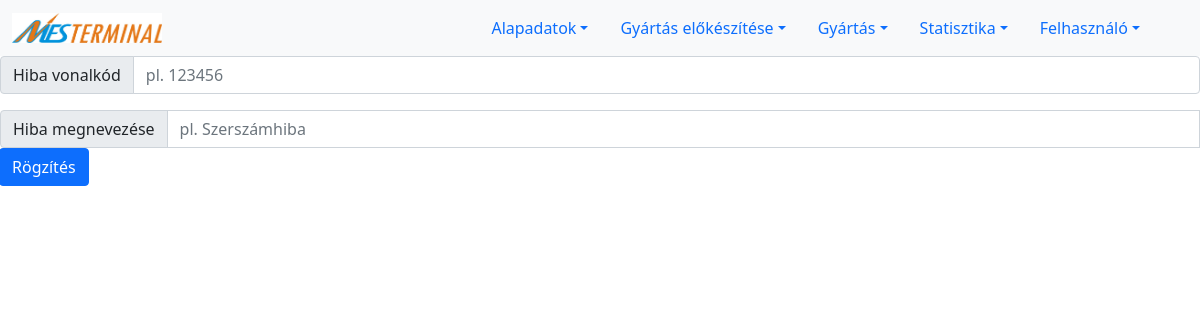
Page /error.php on the earlier database version.
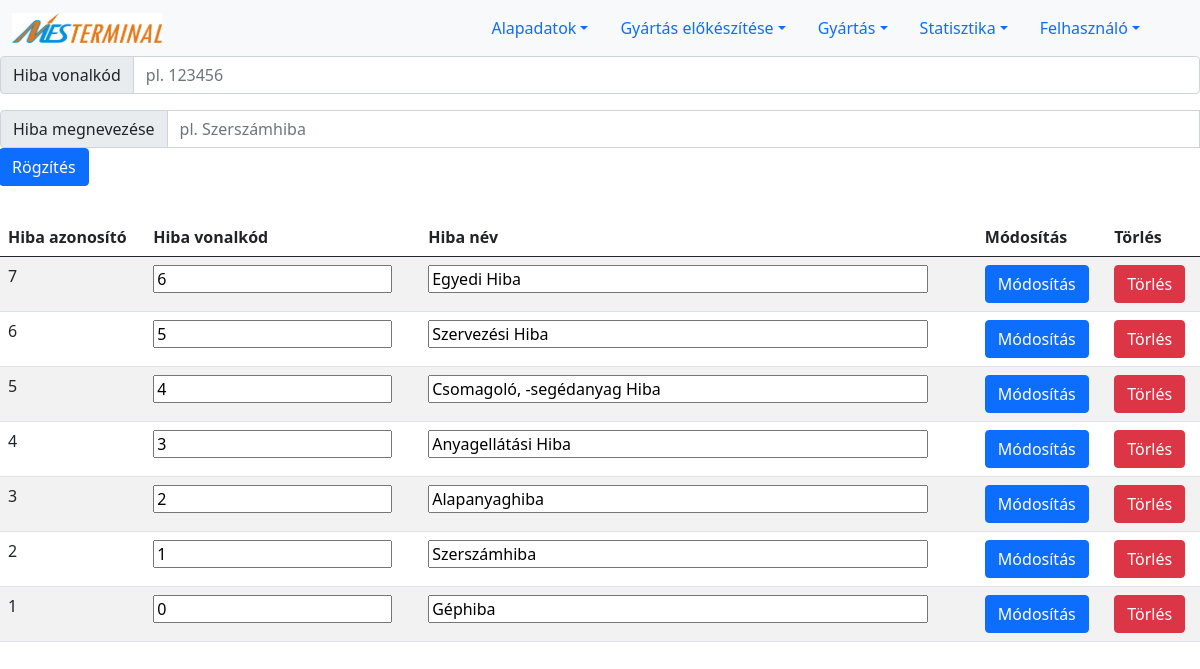
Same page on the later database version.
### tables this page shows
CREATE TABLE `error` (
  `ID` int(11) NOT NULL AUTO_INCREMENT,
  `barcode` varchar(11) DEFAULT NULL,
  `name` varchar(200) DEFAULT NULL,
  PRIMARY KEY (`ID`)
);

### lists/listErrors.php (the view, shortened to what this page needs)
<?php
include "connection.php";
$sql="SELECT * from `error` order by ID DESC";
$reultErrors = $conn -> query($sql);
if ($reultErrors->num_rows > 0) {
    print '
    <div style="overflow: hidden">
    <table class="table table-striped">
        <thead>
        <tr>
            <th scope="col">Hiba azonosító</th>
            <th scope="col">Hiba vonalkód</th>
            <th scope="col">Hiba név</th>
            <th scope="col">Módosítás</th>
            <th scope="col">Törlés</th>
        </tr>
        </thead>
        <tbody>
        ';
    while($row = $reultErrors->fetch_assoc()) {
        print '
            <tr>
            <form action="feldolgozok/modifyError.php" method="POST">
            <td>'.$row["ID"].'</td>
            <td><input type="text" name="error_barcode" value="'.$row["barcode"].'"></td>
            <td><input style="width:500px" type="text" name="error_name" value="'.$row["name"].'"></td>
            <td><Button type="submit" name="errorId" value="'.$row["ID"].'" class="btn btn-primary">Módosítás</button>
            </form>
            <form action="feldolgozok/deleteError.php" method="POST">
            <td><Button type="submit" name="errorId" value="'.$row["ID"].'" class="btn btn-danger">Törlés</button>
            </form>
            </tr>';
    }
    print '
        </tbody>
        </table>
        </div>';
}
?>

### error.php (shortened to what this page needs)
<?php
if(!isset($_SESSION['aid'])){
    $adminId='';
}
else{
    $adminId=$_SESSION['aid'];
}
if($adminId != 0){
print '
<form action="feldolgozok/newError.php" method="POST">
<div class="input-group mb-3">
  <span class="input-group-text" id="basic-addon1">Hiba vonalkód</span>
  <input type="text" name="error_barcode" class="form-control" placeholder="pl. 123456" >
  </div>
<div class="input-group mb-3">
  <span class="input-group-text" id="basic-addon1">Hiba megnevezése</span>
  <input type="text" name="error_name" class="form-control" placeholder="pl. Szerszámhiba" required>
<div class="input-group mb-3">
  <input type="submit" value="Rögzítés" class="btn btn-primary">
  </div>
</div>
</form>
';
include_once("lists/listErrors.php");
}
?>

Differences in the rows shown:
added error: ID "7", error_barcode "6", error_name "Egyedi Hiba"
added error: ID "6", error_barcode "5", error_name "Szervezési Hiba"
added error: ID "5", error_barcode "4", error_name "Csomagoló, -segédanyag Hiba"
added error: ID "4", error_barcode "3", error_name "Anyagellátási Hiba"
added error: ID "3", error_barcode "2", error_name "Alapanyaghiba"
added error: ID "2", error_barcode "1", error_name "Szerszámhiba"
added error: ID "1", error_barcode "0", error_name "Géphiba"
Other differences:
text now shown: "Hiba azonosító Hiba vonalkód Hiba név Módosítás Törlés"
